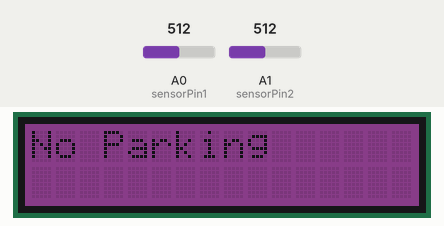
Recording of a sketch running on a simulated Arduino Uno, built with avr-gcc and run on an emulated ATmega328P. Parts: 16×2 character LCD. The inputs (shaded band) are chosen by the test bench; at power-on: A0 (sensorPin1) = 512, A1 (sensorPin2) = 512. What the sketch prints to the serial monitor is not drawn.

Above: at 1.2 s.
1.3 s: A0 (sensorPin1) set to 840
6.3 s: A0 (sensorPin1) set to 861
At 8.4 s:
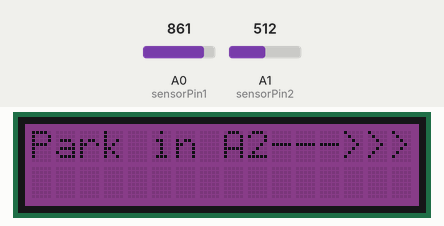
11.3 s: A1 (sensorPin2) set to 836
16.3 s: A1 (sensorPin2) set to 861
At 21.3 s:
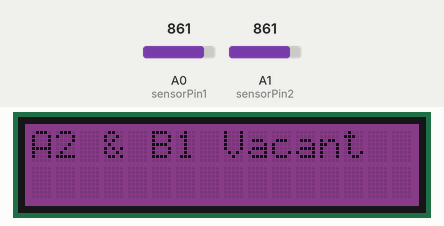
21.6 s: A0 (sensorPin1) set to 716
At 25.1 s:
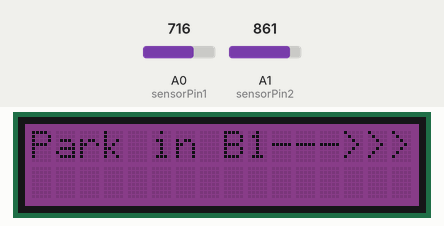
26.6 s: A0 (sensorPin1) set to 860
At 29.1 s:
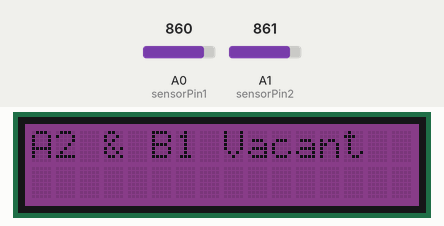
Timing chart, 0 to 30.6 s (numbered marks = the images above; inputs shaded):
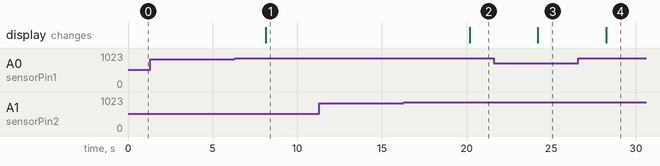

Measured:
- the behaviour switches between 850 and 851 on A0 (sensorPin1) (found by bisection; images 0 and 1)
- the behaviour switches between 850 and 851 on A1 (sensorPin2) (found by bisection; images 1 and 2)
- after the input at 1.3 s, every drawn part: stays the same
- after the input at 6.3 s, the display: changes after 1.8 s (image 1)
- after the input at 11.3 s, every drawn part: stays the same
- after the input at 16.3 s, the display: changes after 3.9 s (image 2)
- after the input at 21.6 s, the display: changes after 2.6 s (image 3)
- after the input at 26.6 s, the display: changes after 1.6 s (image 4)

The sketch:

NEW_LDR.ino
```cpp
#include "rgb_lcd.h";

int sensorPin1 = A0;
int sensorValue1 = 0;
int sensorPin2 = A1;
int sensorValue2 = 0;

rgb_lcd lcd;

void setup() {
   Serial.begin(9600);
   lcd.begin(16,2);
}

void loop(){
   lcd.setRGB(102, 0, 102);
   sensorValue1 = analogRead(sensorPin1);
   sensorValue2 = analogRead(sensorPin2);

   lcd.clear();
   lcd.setCursor(0,0);
   if(sensorValue1 > 850 && sensorValue2 > 850) {
      // First Parking Empty and Second Parking Empty
      char toPrint[100] = "A2 & B1 Vacant      ";
      Serial.println(toPrint);
      lcd.println(toPrint);
   }
   else if(sensorValue1 <= 850 && sensorValue2 <= 850) {
      // First Parking Full and Second Parking Full
      char toPrint[100] = "No Parking      ";
      Serial.println(toPrint);
      lcd.println(toPrint);
   }
   else if(sensorValue1 > 850 && sensorValue2 <= 850) {
      // First Parking Empty and Second Parking Full
      char toPrint[100] = "Park in A2--->>> ";
      Serial.println(toPrint);
      lcd.println(toPrint);
   }
   else if(sensorValue1 <= 850 && sensorValue2 > 850) {
      // First Parking Full and Second Parking Empty
      char toPrint[100] = "Park in B1--->>> ";
      Serial.println(toPrint);
      lcd.println(toPrint);
   }
   delay(4000);
}
```
